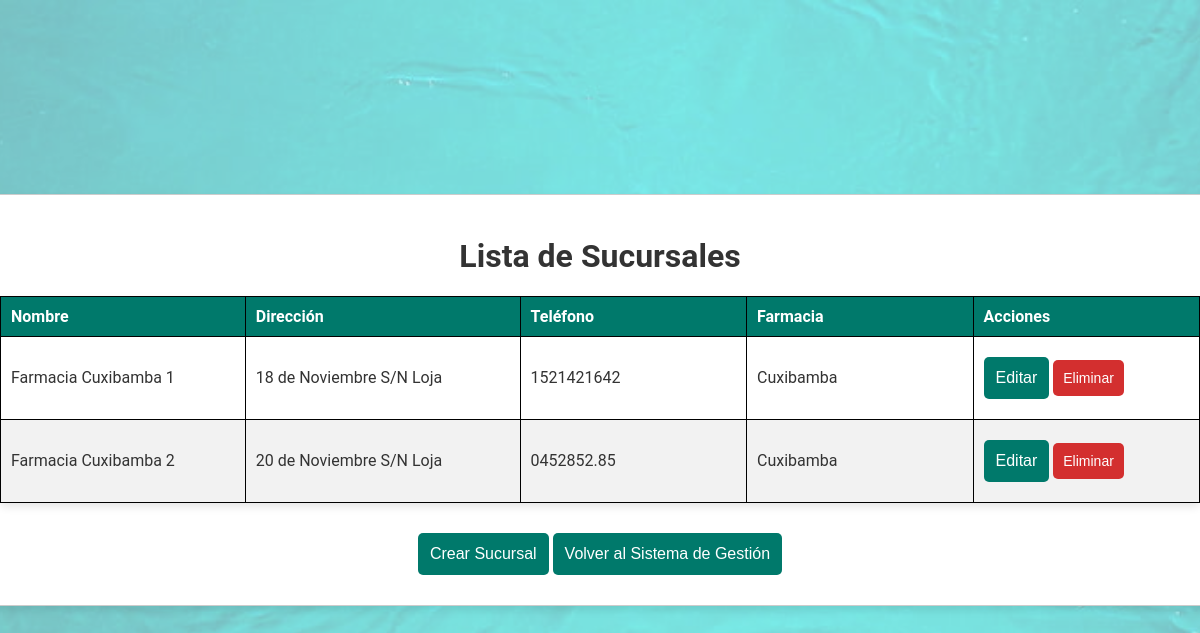
The page /sucursales/ on the database as committed earlier.
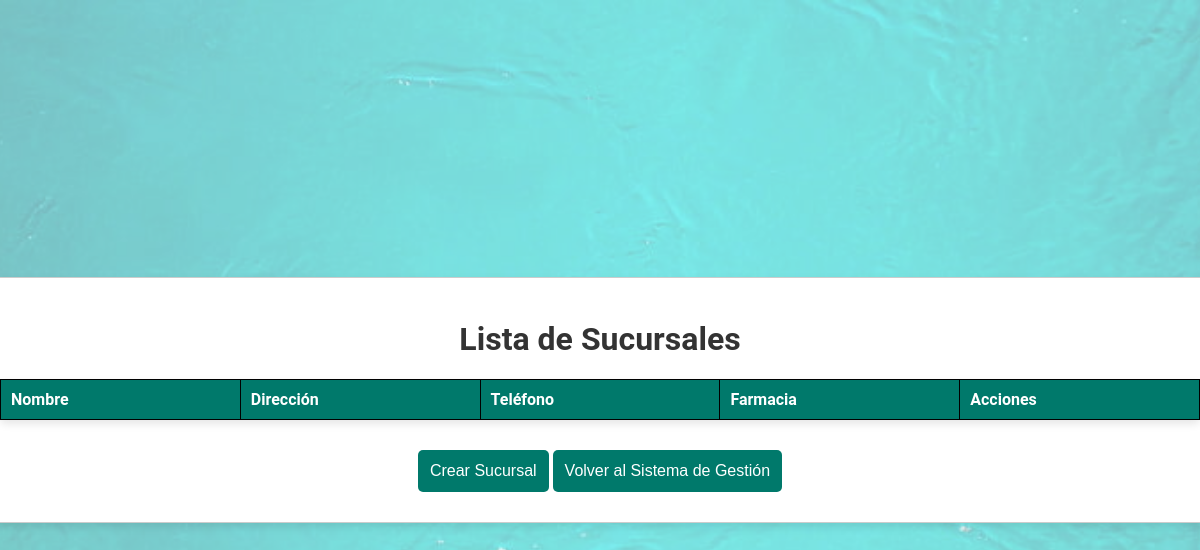
The same page on the database as committed later.
### Farmacia/models.py (models this page shows, shortened)
class Sucursal(models.Model):
    nombre = models.CharField(max_length=50)
    dirección = models.ForeignKey(Dirección, on_delete=models.CASCADE)
    teléfono = models.CharField(max_length=10)
    farmacia = models.ForeignKey('Farmacia', on_delete=models.CASCADE, related_name='sucursales')

class Dirección(models.Model):
    calle_principal = models.CharField(max_length=50)
    calle_secundaria = models.CharField(max_length=50)
    ciudad = models.CharField(max_length=50)
    def __str__(self):
        return f'{self.calle_principal} {self.calle_secundaria} {self.ciudad}'

class Farmacia(models.Model):
    nombre = models.CharField(max_length=50)
    def __str__(self):
        return self.nombre

### Farmacia/views.py (the view)
# urls.py: path('sucursales/', views.sucursal_list, name='sucursal_list'),
def sucursal_list(request):
    sucursales = Sucursal.objects.all()
    return render(request, 'sucursales/sucursal_list.html', {'sucursales': sucursales})

### templates/sucursales/sucursal_list.html (shortened to what this page needs)
<!DOCTYPE html>
<html lang="es">
<head>
    {% load static %}
    <link rel="stylesheet" href="{% static 'css/tablas.css' %}">
</head>
<body class="sucursal-list">
    <div class="container">
        <h1>Lista de Sucursales</h1>
        <table class="styled-table">
            <thead>
                <tr>
                    <th>Nombre</th>
                    <th>Dirección</th>
                    <th>Teléfono</th>
                    <th>Farmacia</th>
                    <th>Acciones</th>
                </tr>
            </thead>
            <tbody>
                {% for sucursal in sucursales %}
                    <tr>
                        <td>{{ sucursal.nombre }}</td>
                        <td>{{ sucursal.dirección }}</td>
                        <td>{{ sucursal.teléfono }}</td>
                        <td>{{ sucursal.farmacia }}</td>
                        <td>
                            <a href="{% url 'sucursal_update' sucursal.pk %}"><button class="edit">Editar</button></a>
                            <a href="{% url 'sucursal_delete' sucursal.pk %}"><button class="delete">Eliminar</button></a>
                        </td>
                    </tr>
                {% endfor %}
            </tbody>
        </table>
        <a href="{% url 'sucursal_create' %}"><button>Crear Sucursal</button></a>
        <a href="{% url 'management_system' %}"><button>Volver al Sistema de Gestión</button></a>
    </div>
</body>
</html>

Rows that differ between the two databases and show on the page:
removed Sucursal: nombre "Farmacia Cuxibamba 1", dirección "18 de Noviembre S/N Loja", teléfono "1521421642", farmacia "Cuxibamba"
removed Sucursal: nombre "Farmacia Cuxibamba 2", dirección "20 de Noviembre S/N Loja", teléfono "0452852.85", farmacia "Cuxibamba"
